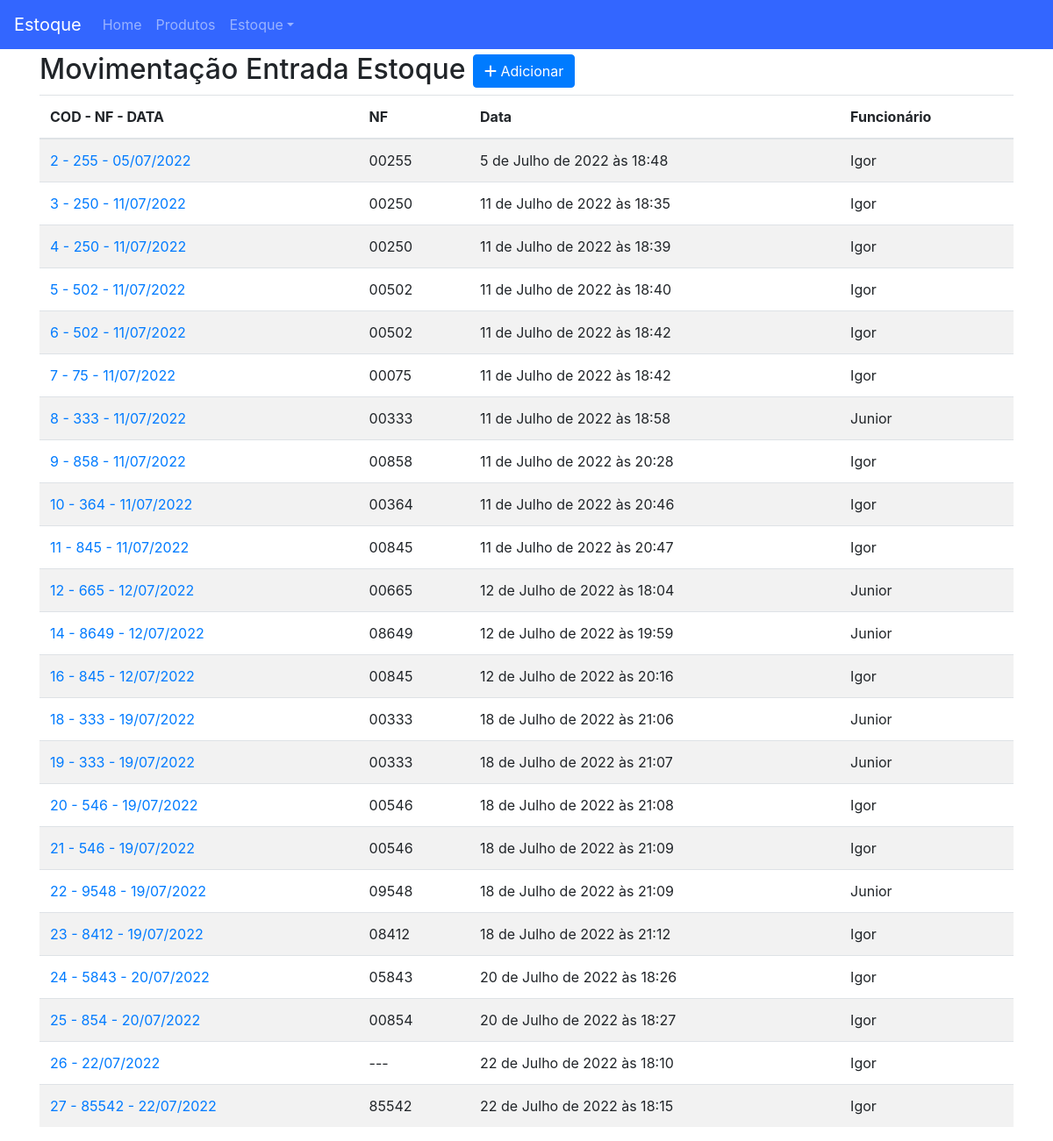
/estoque/entrada/, run on the app's committed database.
### estoque/models.py (models this page shows)
class Estoque(TimeStampedModel):
    funcionario = models.ForeignKey(User, on_delete=models.CASCADE, blank=True)
    nf = models.PositiveIntegerField('Nota fiscal', null=True, blank=True)
    movimento = models.CharField(max_length=1, choices=MOVIMENTO, blank=True)
    class Meta:
        ordering = ('pk',)
    def __str__(self):
        if self.nf:
            return f'{self.pk} - {self.nf} - {self.created.strftime("%d/%m/%Y")}'
        return f'{self.pk} - {self.created.strftime("%d/%m/%Y")}'
    def nf_formated(self):
        if self.nf:
            return str(self.nf).zfill(5)
        return '---'

### estoque/views.py (the view)
# urls.py: path('', v.EstoqueEntradaList.as_view(), name='estoque_entrada_list'),
class EstoqueEntradaList(TemplateView):
    template_name = 'estoque_list.html'
    def get_context_data(self, **kwargs):
        context = super().get_context_data(**kwargs)
        context['object_list'] = EstoqueEntrada.objects.all()
        context['titulo'] = 'Entrada'
        context['url_add'] = 'estoque:estoque_entrada_add'
        return context

### estoque/managers.py (called while the page is built)
    def get_queryset(self):
        return super(EstoqueEntradaManager, self).get_queryset().filter(movimento='e')

### estoque/templates/estoque_list.html
{% extends 'base.html' %}
{% block content %}
<h2> Movimentação {{ titulo }} Estoque
    <span class="pull-right">
        <a href="{% url url_add %}">
            <button type="button" class="btn btn-primary">
                <span class="fa fa-plus"></span> Adicionar
            </button>
        </a>
    </span>
</h2>
{% if object_list %}
    <table class="table table-striped">
        <thead>
            <tr>
                <th>COD - NF - DATA</th>
                <th>NF</th>
                <th>Data</th>
                <th>Funcionário</th>
            </tr>
        </thead>
        <tbody>
            {% for object in object_list %}
                <tr>
                    <td>
                        <a href="{% url 'estoque:estoque_detail' object.pk %}">{{ object }}</a>
                    </td>
                    <td>{{ object.nf_formated }}</td>
                    <td>{{ object.created }}</td>
                    <td>{{ object.funcionario.first_name }}</td>
                </tr>
            {% endfor %}
        </tbody>
    </table>
{% else %}
    <p class="alert alert-warning">Lista vazia.</p>
{% endif %}
{% endblock content %}

### core/static/css/style.css (style rules this page uses)
body { margin-top: 60px; }

### data on the page
Estoque: nf+id+created "2 - 255 - 05/07/2022", nf_formated "00255", created "5 de Julho de 2022 às 18:48", funcionario.first_name "Igor"
Estoque: nf+id+created "3 - 250 - 11/07/2022", nf_formated "00250", created "11 de Julho de 2022 às 18:35", funcionario.first_name "Igor"
Estoque: nf+id+created "4 - 250 - 11/07/2022", nf_formated "00250", created "11 de Julho de 2022 às 18:39", funcionario.first_name "Igor"
Estoque: nf+id+created "5 - 502 - 11/07/2022", nf_formated "00502", created "11 de Julho de 2022 às 18:40", funcionario.first_name "Igor"
Estoque: nf+id+created "6 - 502 - 11/07/2022", nf_formated "00502", created "11 de Julho de 2022 às 18:42", funcionario.first_name "Igor"
Estoque: nf+id+created "7 - 75 - 11/07/2022", nf_formated "00075", created "11 de Julho de 2022 às 18:42", funcionario.first_name "Igor"
Estoque: nf+id+created "8 - 333 - 11/07/2022", nf_formated "00333", created "11 de Julho de 2022 às 18:58", funcionario.first_name "Junior"
Estoque: nf+id+created "9 - 858 - 11/07/2022", nf_formated "00858", created "11 de Julho de 2022 às 20:28", funcionario.first_name "Igor"
Estoque: nf+id+created "10 - 364 - 11/07/2022", nf_formated "00364", created "11 de Julho de 2022 às 20:46", funcionario.first_name "Igor"
Estoque: nf+id+created "11 - 845 - 11/07/2022", nf_formated "00845", created "11 de Julho de 2022 às 20:47", funcionario.first_name "Igor"
Estoque: nf+id+created "12 - 665 - 12/07/2022", nf_formated "00665", created "12 de Julho de 2022 às 18:04", funcionario.first_name "Junior"
Estoque: nf+id+created "14 - 8649 - 12/07/2022", nf_formated "08649", created "12 de Julho de 2022 às 19:59", funcionario.first_name "Junior"
Estoque: nf+id+created "16 - 845 - 12/07/2022", nf_formated "00845", created "12 de Julho de 2022 às 20:16", funcionario.first_name "Igor"
Estoque: nf+id+created "18 - 333 - 19/07/2022", nf_formated "00333", created "18 de Julho de 2022 às 21:06", funcionario.first_name "Junior"
Estoque: nf+id+created "19 - 333 - 19/07/2022", nf_formated "00333", created "18 de Julho de 2022 às 21:07", funcionario.first_name "Junior"
Estoque: nf+id+created "20 - 546 - 19/07/2022", nf_formated "00546", created "18 de Julho de 2022 às 21:08", funcionario.first_name "Igor"
Estoque: nf+id+created "21 - 546 - 19/07/2022", nf_formated "00546", created "18 de Julho de 2022 às 21:09", funcionario.first_name "Igor"
Estoque: nf+id+created "22 - 9548 - 19/07/2022", nf_formated "09548", created "18 de Julho de 2022 às 21:09", funcionario.first_name "Junior"
Estoque: nf+id+created "23 - 8412 - 19/07/2022", nf_formated "08412", created "18 de Julho de 2022 às 21:12", funcionario.first_name "Igor"
Estoque: nf+id+created "24 - 5843 - 20/07/2022", nf_formated "05843", created "20 de Julho de 2022 às 18:26", funcionario.first_name "Igor"
Estoque: nf+id+created "25 - 854 - 20/07/2022", nf_formated "00854", created "20 de Julho de 2022 às 18:27", funcionario.first_name "Igor"
Estoque: nf+id+created "26 - 22/07/2022", nf_formated "---", created "22 de Julho de 2022 às 18:10", funcionario.first_name "Igor"
Estoque: nf+id+created "27 - 85542 - 22/07/2022", nf_formated "85542", created "22 de Julho de 2022 às 18:15", funcionario.first_name "Igor"

### other printed values
{{ titulo }} "Entrada"
